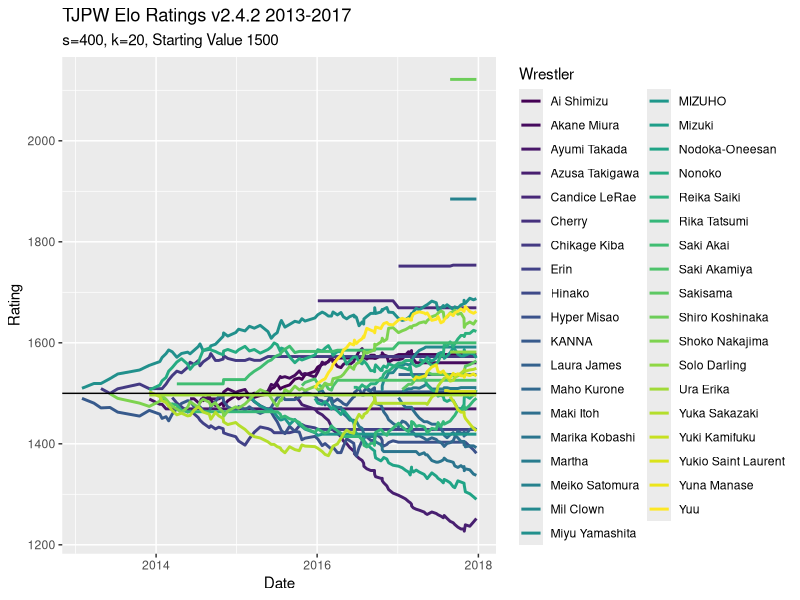
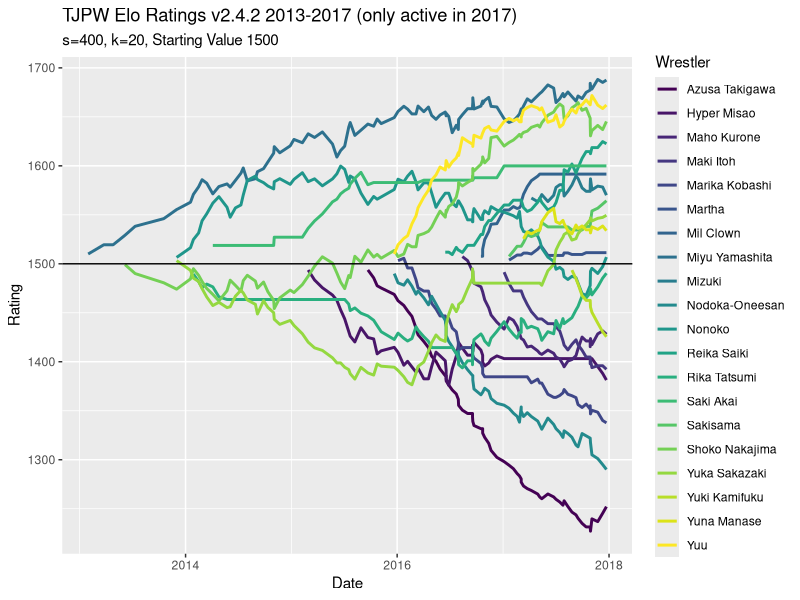

Source code (R) for these figures, in order:
## ---- chunk 1
knitr::opts_chunk$set(echo = TRUE)
library(tidyverse)
library(readxl)
safe_colorblind_palette <- c("#88CCEE", "#CC6677", "#DDCC77", "#117733", "#332288", "#AA4499", 
                             "#44AA99", "#999933", "#882255", "#661100", "#6699CC", "#888888")
## ---- chunk 2
tjpw13 = read_excel("TJPW Metrics.xlsx", sheet = 2, col_types = c("guess", "date", "guess", "guess", "guess", "text", rep("guess", 14)))

tjpw14 = read_excel("TJPW Metrics.xlsx", sheet = 3, col_types = c("guess", "date", "guess", "guess", "guess", "text", rep("guess", 14)))

tjpw15 = read_excel("TJPW Metrics.xlsx", sheet = 4, col_types = c("guess", "date", "guess", "guess", "guess", "text", rep("guess", 14)))

tjpw16 = read_excel("TJPW Metrics.xlsx", sheet = 5, col_types = c("guess", "date", "guess", "guess", "guess", "text", rep("guess", 14)))

tjpw17 = read_excel("TJPW Metrics.xlsx", sheet = 6, col_types = c("guess", "date", "guess", "guess", "guess", "text", rep("guess", 14)))

tjpw = rbind(tjpw13, tjpw14, tjpw15, tjpw16, tjpw17)
## ---- chunk 3
singles = tjpw %>% 
  filter(`Match Type` == "Singles")

tag = tjpw %>% 
  filter(`Match Type` == "Tag")

threeway = tjpw %>% 
  filter(`Match Type` == "3 Way")

sixperson = tjpw %>% 
  filter(`Match Type` == "6 Person Tag")

handicap = tjpw %>% 
  filter(`Match Type` %in% c("1 v 2 Handicap"))

elimination = tjpw %>% 
  filter(`Match Type` == "Elimination")

battle_royal = tjpw %>% 
  filter(`Match Type` == "Battle Royal")
## ---- chunk 4
summary(factor(tjpw$Event))
## ---- chunk 5
expected <- function(ra, rb, s = 400){
  expected_outcome = 1 / (1 + 10^((rb - ra)/s))
  return(expected_outcome)
} 

expected_threeway <- function(ra, rb, rc){
  expected_outcome_threeway = (expected(ra, rb) + expected(ra, rc)) / 3
  return(expected_outcome_threeway)
}

expected_elim3 <- function(ra, rb, rc){
  expected_outcome_elim3 = 1 - ((expected(rb, ra) + expected(rc, ra)) / 3)
  return(expected_outcome_elim3)
}
## ---- chunk 6
new_rating <- function(r1, r2, outcome, k = 20){
  new = r1 + k * (outcome - expected(r1, r2))
  return(new)
}

new_rating_threeway <- function(r1, r2, r3, outcome, k = 20){
  new = r1 + k * (outcome - expected_threeway(r1, r2, r3))
  return(new)
}

new_rating_elim3 <- function(r1, r2, r3, outcome, k = 20){
  new = r1 + k * (outcome - expected_elim3(r1, r2, r3))
  return(new)
}
## ---- chunk 7

events_dates = tjpw %>% 
  select(Event, Date) %>% 
  distinct(Event, .keep_all = T)
## ---- chunk 8
wrestlers = as.vector(rbind(tjpw$`Wrestler 1`, tjpw$`Wrestler 2`, tjpw$`Wrestler 3`,
                            tjpw$`Wrestler 4`, tjpw$`Wrestler 5`, tjpw$`Wrestler 6`)) %>% 
  unique() %>% 
  na.omit()
## ---- chunk 9
prior_exp = read_excel("TJPW Metrics.xlsx", sheet = 7)
## ---- chunk 10
# to include all types of draws that exist in database
draws = c("Time Limit Draw", "Double Countout")
## ---- chunk 11
Ratings = data.frame(matrix(nrow = nrow(events_dates), ncol = length(wrestlers)+2))
colnames(Ratings) = c("Event", "Date", wrestlers)
Ratings$Event = events_dates$Event
Ratings$Date = events_dates$Date

starting_ratings = c(1500, 1500, rep(NA, length(wrestlers)-2))
## ---- chunk 12
#V1
calculate_new_ratings <- function(indiv_event){
  this_event = singles %>% 
    filter(Event == indiv_event)
  
  prior_ratings = if(indiv_event == "The First Meeting"){
    starting_ratings
  }
  else{
    Ratings[which(Ratings$Event == indiv_event) - 1,3:ncol(Ratings)]
  }
  
  new_ratings = prior_ratings
  for(i in 1:nrow(this_event)){
    W1 = which(colnames(Ratings) == this_event$`Wrestler 1`[i])
    W2 = which(colnames(Ratings) == this_event$`Wrestler 2`[i])
    prior_ratings[W1-2] = ifelse(!is.na(prior_ratings[W1-2]), prior_ratings[W1-2], 1500)
    prior_ratings[W2-2] = ifelse(!is.na(prior_ratings[W2-2]), prior_ratings[W2-2], 1500)
    if(this_event$Decision[i] == "Time Limit Draw"){
      new_ratings[W1-2] =  new_rating(prior_ratings[W1-2], prior_ratings[W2-2], 0.5)
      new_ratings[W2-2] =  new_rating(prior_ratings[W2-2], prior_ratings[W1-2], 0.5)
    }
    else{
      new_ratings[W1-2] =  new_rating(prior_ratings[W1-2], prior_ratings[W2-2], 1)
      new_ratings[W2-2] =  new_rating(prior_ratings[W2-2], prior_ratings[W1-2], 0)
    }
  }
  return(new_ratings)
}
## ---- chunk 13
#V2.4.3 (Added elimination singles matches)
calculate_new_ratings2 <- function(indiv_event){
  this_event = tjpw %>% 
    filter(Event == indiv_event)
  
  prior_ratings = if(indiv_event == "The First Meeting"){
    starting_ratings
  }
  else{
    Ratings[which(Ratings$Event == indiv_event) - 1,3:ncol(Ratings)]
  }
  
  new_ratings = prior_ratings
  for(i in 1:nrow(this_event)){
    if(this_event$`Match Type`[i] == "Singles"){
       W1 = which(colnames(Ratings) == this_event$`Wrestler 1`[i])
       W2 = which(colnames(Ratings) == this_event$`Wrestler 2`[i])
       prior_ratings[W1-2] = ifelse(!is.na(prior_ratings[W1-2]), prior_ratings[W1-2],
                                    1500 + 20 * prior_exp$Years[which(prior_exp$Wrestler == this_event$`Wrestler 1`[i])])
       prior_ratings[W2-2] = ifelse(!is.na(prior_ratings[W2-2]), prior_ratings[W2-2],
                                    1500 + 20 * prior_exp$Years[which(prior_exp$Wrestler == this_event$`Wrestler 2`[i])])
       if(this_event$Decision[i] %in% draws){
         new_ratings[W1-2] =  new_rating(prior_ratings[W1-2], prior_ratings[W2-2], 0.5)
         new_ratings[W2-2] =  new_rating(prior_ratings[W2-2], prior_ratings[W1-2], 0.5)
       }
       else{
         new_ratings[W1-2] =  new_rating(prior_ratings[W1-2], prior_ratings[W2-2], 1)
         new_ratings[W2-2] =  new_rating(prior_ratings[W2-2], prior_ratings[W1-2], 0)
       }
    }
    if(this_event$`Match Type`[i] == "Tag"){
      W1 = which(colnames(Ratings) == this_event$`Wrestler 1`[i])
      W2 = which(colnames(Ratings) == this_event$`Wrestler 2`[i])
      W3 = which(colnames(Ratings) == this_event$`Wrestler 3`[i])
      W4 = which(colnames(Ratings) == this_event$`Wrestler 4`[i])
      prior_ratings[W1-2] = ifelse(!is.na(prior_ratings[W1-2]), prior_ratings[W1-2], 1500 + 20 * prior_exp$Years[which(prior_exp$Wrestler == this_event$`Wrestler 1`[i])])
      prior_ratings[W2-2] = ifelse(!is.na(prior_ratings[W2-2]), prior_ratings[W2-2], 1500 + 20 * prior_exp$Years[which(prior_exp$Wrestler == this_event$`Wrestler 2`[i])])
      prior_ratings[W3-2] = ifelse(!is.na(prior_ratings[W3-2]), prior_ratings[W3-2], 1500 + 20 * prior_exp$Years[which(prior_exp$Wrestler == this_event$`Wrestler 3`[i])])
      prior_ratings[W4-2] = ifelse(!is.na(prior_ratings[W4-2]), prior_ratings[W4-2], 1500 + 20 * prior_exp$Years[which(prior_exp$Wrestler == this_event$`Wrestler 4`[i])])
      prior_team1_rating = mean(c(as.double(prior_ratings[W1-2]),
                                  as.double(prior_ratings[W2-2])))
      prior_team2_rating = mean(c(as.double(prior_ratings[W3-2]),
                                  as.double(prior_ratings[W4-2])))
      if(this_event$Decision[i] %in% draws){
        new_team1_rating = new_rating(prior_team1_rating, prior_team2_rating, 0.5)
        new_team2_rating = new_rating(prior_team2_rating, prior_team1_rating, 0.5)
      }
      else{
        new_team1_rating = new_rating(prior_team1_rating, prior_team2_rating, 1)
        new_team2_rating = new_rating(prior_team2_rating, prior_team1_rating, 0)
      }
      new_ratings[W1-2] = prior_ratings[W1-2] + (new_team1_rating - prior_team1_rating) * (2/3)
      new_ratings[W2-2] = prior_ratings[W2-2] + (new_team1_rating - prior_team1_rating) * (1/3)
      new_ratings[W3-2] = prior_ratings[W3-2] + (new_team2_rating - prior_team2_rating) * (2/3)
      new_ratings[W4-2] = prior_ratings[W4-2] + (new_team2_rating - prior_team2_rating) * (1/3)
    }
    if(this_event$`Match Type`[i] == "6 Person Tag"){
      W1 = which(colnames(Ratings) == this_event$`Wrestler 1`[i])
      W2 = which(colnames(Ratings) == this_event$`Wrestler 2`[i])
      W3 = which(colnames(Ratings) == this_event$`Wrestler 3`[i])
      W4 = which(colnames(Ratings) == this_event$`Wrestler 4`[i])
      W5 = which(colnames(Ratings) == this_event$`Wrestler 5`[i])
      W6 = which(colnames(Ratings) == this_event$`Wrestler 6`[i])
      prior_ratings[W1-2] = ifelse(!is.na(prior_ratings[W1-2]), prior_ratings[W1-2], 1500 + 20 * prior_exp$Years[which(prior_exp$Wrestler == this_event$`Wrestler 1`[i])])
      prior_ratings[W2-2] = ifelse(!is.na(prior_ratings[W2-2]), prior_ratings[W2-2], 1500 + 20 * prior_exp$Years[which(prior_exp$Wrestler == this_event$`Wrestler 2`[i])])
      prior_ratings[W3-2] = ifelse(!is.na(prior_ratings[W3-2]), prior_ratings[W3-2], 1500 + 20 * prior_exp$Years[which(prior_exp$Wrestler == this_event$`Wrestler 3`[i])])
      prior_ratings[W4-2] = ifelse(!is.na(prior_ratings[W4-2]), prior_ratings[W4-2], 1500 + 20 * prior_exp$Years[which(prior_exp$Wrestler == this_event$`Wrestler 4`[i])])
      prior_ratings[W5-2] = ifelse(!is.na(prior_ratings[W5-2]), prior_ratings[W5-2], 1500 + 20 * prior_exp$Years[which(prior_exp$Wrestler == this_event$`Wrestler 5`[i])])
      prior_ratings[W6-2] = ifelse(!is.na(prior_ratings[W6-2]), prior_ratings[W6-2], 1500 + 20 * prior_exp$Years[which(prior_exp$Wrestler == this_event$`Wrestler 6`[i])])
      prior_team1_rating = mean(c(as.double(prior_ratings[W1-2]),
                                  as.double(prior_ratings[W2-2]),
                                  as.double(prior_ratings[W3-2])))
      prior_team2_rating = mean(c(as.double(prior_ratings[W4-2]),
                                  as.double(prior_ratings[W5-2]),
                                  as.double(prior_ratings[W6-2])))
      if(this_event$Decision[i] %in% draws){
        new_team1_rating = new_rating(prior_team1_rating, prior_team2_rating, 0.5)
        new_team2_rating = new_rating(prior_team2_rating, prior_team1_rating, 0.5)
      }
      else{
        new_team1_rating = new_rating(prior_team1_rating, prior_team2_rating, 1)
        new_team2_rating = new_rating(prior_team2_rating, prior_team1_rating, 0)
      }
      new_ratings[W1-2] = prior_ratings[W1-2] + (new_team1_rating - prior_team1_rating) * (1/2)
      new_ratings[W2-2] = prior_ratings[W2-2] + (new_team1_rating - prior_team1_rating) * (1/4)
      new_ratings[W3-2] = prior_ratings[W3-2] + (new_team1_rating - prior_team1_rating) * (1/4)
      new_ratings[W4-2] = prior_ratings[W4-2] + (new_team2_rating - prior_team2_rating) * (1/2)
      new_ratings[W5-2] = prior_ratings[W5-2] + (new_team2_rating - prior_team2_rating) * (1/4)
      new_ratings[W6-2] = prior_ratings[W6-2] + (new_team2_rating - prior_team2_rating) * (1/4)
    }
    if(this_event$`Match Type`[i] == "3 Way"){
      W1 = which(colnames(Ratings) == this_event$`Wrestler 1`[i])
      W2 = which(colnames(Ratings) == this_event$`Wrestler 2`[i])
      W3 = which(colnames(Ratings) == this_event$`Wrestler 3`[i])
      prior_ratings[W1-2] = ifelse(!is.na(prior_ratings[W1-2]), prior_ratings[W1-2], 1500 + 20 * prior_exp$Years[which(prior_exp$Wrestler == this_event$`Wrestler 1`[i])])
      prior_ratings[W2-2] = ifelse(!is.na(prior_ratings[W2-2]), prior_ratings[W2-2], 1500 + 20 * prior_exp$Years[which(prior_exp$Wrestler == this_event$`Wrestler 2`[i])])
      prior_ratings[W3-2] = ifelse(!is.na(prior_ratings[W3-2]), prior_ratings[W3-2], 1500 + 20 * prior_exp$Years[which(prior_exp$Wrestler == this_event$`Wrestler 3`[i])])
      if(this_event$Decision[i] %in% draws){
        new_ratings[W1-2] = new_rating_threeway(prior_ratings[W1-2], prior_ratings[W2-2], prior_ratings[W3-2], 1/3)
        new_ratings[W2-2] = new_rating_threeway(prior_ratings[W2-2], prior_ratings[W1-2], prior_ratings[W3-2], 1/3)
        new_ratings[W3-2] = new_rating_threeway(prior_ratings[W3-2], prior_ratings[W2-2], prior_ratings[W1-2], 1/3)
      }
      else{
        if(this_event$`W3 Result`[i] == "L*"){
          if(this_event$`W2 Result`[i] == "L*"){
            new_ratings[W1-2] = new_rating_threeway(prior_ratings[W1-2], prior_ratings[W2-2], prior_ratings[W3-2], 1)
            new_ratings[W2-2] = new_rating_threeway(prior_ratings[W2-2], prior_ratings[W1-2], prior_ratings[W3-2], 0)
            new_ratings[W3-2] = new_rating_threeway(prior_ratings[W3-2], prior_ratings[W2-2], prior_ratings[W1-2], 0)
          }
          if(this_event$`W2 Result`[i] == "W*"){
            new_ratings[W1-2] = new_rating_threeway(prior_ratings[W1-2], prior_ratings[W2-2], prior_ratings[W3-2], 0.5)
            new_ratings[W2-2] = new_rating_threeway(prior_ratings[W2-2], prior_ratings[W1-2], prior_ratings[W3-2], 0.5)
            new_ratings[W3-2] = new_rating_threeway(prior_ratings[W3-2], prior_ratings[W2-2], prior_ratings[W1-2], 0)
          }
        }
        else{
          new_ratings[W1-2] = new_rating_threeway(prior_ratings[W1-2], prior_ratings[W2-2], prior_ratings[W3-2], 5/6)
          new_ratings[W2-2] = new_rating_threeway(prior_ratings[W2-2], prior_ratings[W1-2], prior_ratings[W3-2], 0)
          new_ratings[W3-2] = new_rating_threeway(prior_ratings[W3-2], prior_ratings[W2-2], prior_ratings[W1-2], 1/6)
        }
      }
    }
    if(this_event$`Match Type`[i] == "1 v 2 Handicap"){
      W1 = which(colnames(Ratings) == this_event$`Wrestler 1`[i])
      W2 = which(colnames(Ratings) == this_event$`Wrestler 2`[i])
      W3 = which(colnames(Ratings) == this_event$`Wrestler 3`[i])
      prior_ratings[W1-2] = ifelse(!is.na(prior_ratings[W1-2]), prior_ratings[W1-2], 1500 + 20 * prior_exp$Years[which(prior_exp$Wrestler == this_event$`Wrestler 1`[i])])
      prior_ratings[W2-2] = ifelse(!is.na(prior_ratings[W2-2]), prior_ratings[W2-2], 1500 + 20 * prior_exp$Years[which(prior_exp$Wrestler == this_event$`Wrestler 2`[i])])
      prior_ratings[W3-2] = ifelse(!is.na(prior_ratings[W3-2]), prior_ratings[W3-2], 1500 + 20 * prior_exp$Years[which(prior_exp$Wrestler == this_event$`Wrestler 3`[i])])
      if(this_event$Decision[i] %in% draws){
# Left Blank to be filled in if necessary        
      }
      else{
        if(this_event$`W1 Result`[i] == "W"){#indicates W1 is alone
          prior_team1_rating = as.double(prior_ratings[W1-2]) / 2
          prior_team2_rating = mean(c(as.double(prior_ratings[W2-2]),
                                      as.double(prior_ratings[W3-2])))
          new_team1_rating = new_rating(prior_team1_rating, prior_team2_rating, 1)
          new_team2_rating = new_rating(prior_team2_rating, prior_team1_rating, 0)
          if(this_event$`W3 Result`[i] == "L"){
            new_ratings[W1-2] = prior_ratings[W1-2] + new_team1_rating - prior_team1_rating
            new_ratings[W2-2] = prior_ratings[W2-2] + (new_team2_rating - prior_team2_rating) * (2/3)
            new_ratings[W3-2] = prior_ratings[W3-2] + (new_team2_rating - prior_team2_rating) * (1/3)
          }
          #Can add on if result occurs where both W2 and W3 are defeated simultaneously
        }
        else{#indicates W1 is part of the team in the handicap match
          prior_team1_rating = mean(c(as.double(prior_ratings[W1-2]),
                                      as.double(prior_ratings[W2-2])))
          prior_team2_rating = as.double(prior_ratings[W3-2]) / 2
          new_team1_rating = new_rating(prior_team1_rating, prior_team2_rating, 1)
          new_team2_rating = new_rating(prior_team2_rating, prior_team1_rating, 0)
          if(this_event$`W2 Result`[i] == "W"){
            new_ratings[W1-2] = prior_ratings[W1-2] + (new_team1_rating - prior_team1_rating) * (2/3)
            new_ratings[W2-2] = prior_ratings[W2-2] + (new_team1_rating - prior_team1_rating) * (1/3)
            new_ratings[W3-2] = prior_ratings[W3-2] + new_team2_rating - prior_team2_rating
          }
          #Can add on if result occurs where both W1 and W2 defeat W3 simultaneously
        }
      }
    }
    if(this_event$`Match Type`[i] == "Elimination"){
      W1 = which(colnames(Ratings) == this_event$`Wrestler 1`[i])
      W2 = which(colnames(Ratings) == this_event$`Wrestler 2`[i])
      W3 = which(colnames(Ratings) == this_event$`Wrestler 3`[i])
      prior_ratings[W1-2] = ifelse(!is.na(prior_ratings[W1-2]), prior_ratings[W1-2], 1500 + 20 * prior_exp$Years[which(prior_exp$Wrestler == this_event$`Wrestler 1`[i])])
      prior_ratings[W2-2] = ifelse(!is.na(prior_ratings[W2-2]), prior_ratings[W2-2], 1500 + 20 * prior_exp$Years[which(prior_exp$Wrestler == this_event$`Wrestler 2`[i])])
      prior_ratings[W3-2] = ifelse(!is.na(prior_ratings[W3-2]), prior_ratings[W3-2], 1500 + 20 * prior_exp$Years[which(prior_exp$Wrestler == this_event$`Wrestler 3`[i])])
      if(is.na(this_event$`Wrestler 4`[i])){
        if(this_event$`W1 Result`[i] == "W*W"){
          w1.part1 = new_rating_elim3(prior_ratings[W1-2], prior_ratings[W2-2], prior_ratings[W3-2], 1 + ((1 - expected_elim3(prior_ratings[W2-2], prior_ratings[W1-2], prior_ratings[W3-2])) / 2)) - prior_ratings[W1-2]
          new_ratings[W1-2] = new_rating(prior_ratings[W1-2], prior_ratings[W2-2], 1) + w1.part1
          w2.part1 = new_rating_elim3(prior_ratings[W2-2], prior_ratings[W1-2], prior_ratings[W3-2], 1 - ((1 - expected_elim3(prior_ratings[W2-2], prior_ratings[W1-2], prior_ratings[W3-2])) / 2)) - prior_ratings[W2-2]
          new_ratings[W2-2] = new_rating(prior_ratings[W2-2], prior_ratings[W1-2], 0) + w2.part1
          new_ratings[W3-2] = new_rating_elim3(prior_ratings[W3-2], prior_ratings[W2-2], prior_ratings[W1-2], 0)
        }
      }
    }
    prior_ratings = new_ratings #Fixes issue with multiple matches at one show
  }
  return(new_ratings)
}
## ---- chunk 14
j = 1
while(j <= nrow(Ratings)){
  Ratings[j, 3:ncol(Ratings)] = calculate_new_ratings2(events_dates$Event[j])
  j = j+1
}
## ---- chunk 15
Ratings.long = Ratings %>% 
  pivot_longer(3:ncol(Ratings), names_to = "Wrestler", values_to = "Rating")

long.2017 = Ratings %>% 
  select(c(1:3,6,8:9,11,13,16,18,20:22,24,26:27,30:34,36)) %>% 
  pivot_longer(`Miyu Yamashita`:`Yuki Kamifuku`, names_to = "Wrestler", values_to = "Rating")
## ---- chunk 16
Ratings.long %>% 
  ggplot(aes(x = Date, y = Rating, color = Wrestler)) +
  geom_line(size = 1) +
  scale_color_viridis_d() +
  geom_hline(yintercept = 1500) +
  labs(title = "TJPW Elo Ratings v2.4.2 2013-2017",
       subtitle = "s=400, k=20, Starting Value 1500")

long.2017 %>% 
  ggplot(aes(x = Date, y = Rating, color = Wrestler)) +
  geom_line(size = 1) +
  scale_color_viridis_d() +
  geom_hline(yintercept = 1500) +
  labs(title = "TJPW Elo Ratings v2.4.2 2013-2017 (only active in 2017)",
       subtitle = "s=400, k=20, Starting Value 1500")
## ---- chunk 17
end2013 = Ratings[7, 3:10]
row.names(end2013) = "Elo Rating"

end2014 = Ratings[28, 3:15]
row.names(end2014) = "Elo Rating"

end2015 = Ratings[46, 3:21]
row.names(end2015) = "Elo Rating"

end2016 = Ratings[79, 3:27]
row.names(end2016) = "Elo Rating"

end2017 = Ratings[111, 3:39]
row.names(end2017) = "Elo Rating"

Ratings.v2.4.3 = Ratings
write.table(Ratings.v2.4.3, "TJPW Elo Ratings v2.4.3.csv")
## ---- chunk 18
elo.change.2013 = end2013 - rep(1500, 8)
row.names(elo.change.2013) = "Rating Change"

elo.change.2014 = end2014 - c(end2013, rep(1500, 5))
row.names(elo.change.2014) = "Rating Change"
  
elo.change.2015 = end2015 - c(end2014, rep(1500, 6))
row.names(elo.change.2015) = "Rating Change"
  
elo.change.2016 = end2016 - c(end2015, rep(1500, 6))
row.names(elo.change.2016) = "Rating Change"

elo.change.2017 = end2017 - c(end2016, rep(1500,12))
row.names(elo.change.2017) = "Rating Change"

yearend.df = Ratings[c(7, 28, 46, 79, 111), 3:39]
row.names(yearend.df) = c("2013", "2014", "2015", "2016", "2017")
elo.change.df = rbind(yearend.df[1,] - rep(1500, 37),
                      yearend.df[2,] - c(yearend.df[1, 1:8], rep(1500, 29)),
                      yearend.df[3,] - c(yearend.df[2, 1:13], rep(1500, 24)),
                      yearend.df[4,] - c(yearend.df[3, 1:19], rep(1500, 18)),
                      yearend.df[5,] - c(yearend.df[4, 1:25], rep(1500, 12)))
